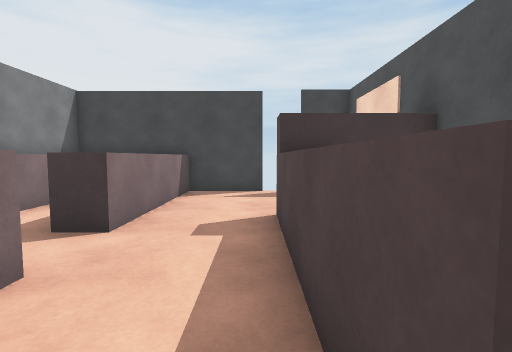
[1] (above)

13 first-person views from a walk through a 3-D level made in the Unity game engine. The camera is 1.3 m above the floor, tilts 4° down and sees 85° across. The floor is counted in squares, 1 m on a side. Each view is taken from the middle of a square. On the plan, view 1 faces up. The plan holds only what a view shows up to about 13 squares ahead; the rest is blank. The player character is not drawn.

[2]
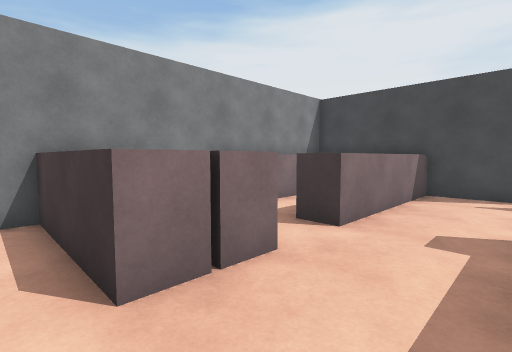

[3]
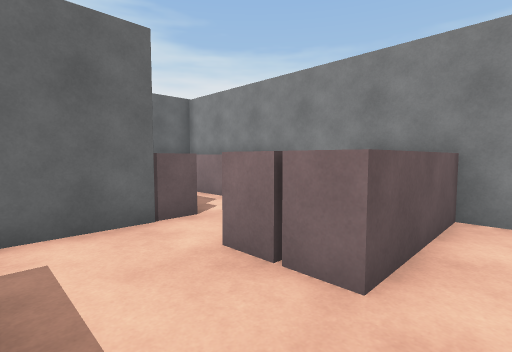

[4]
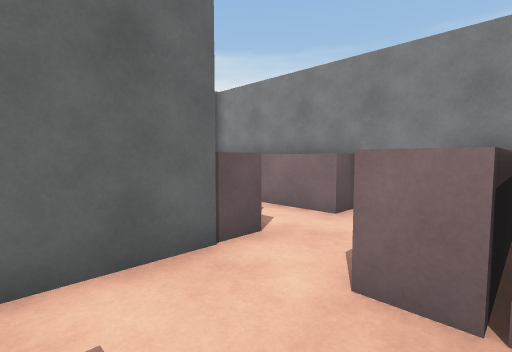

[5]
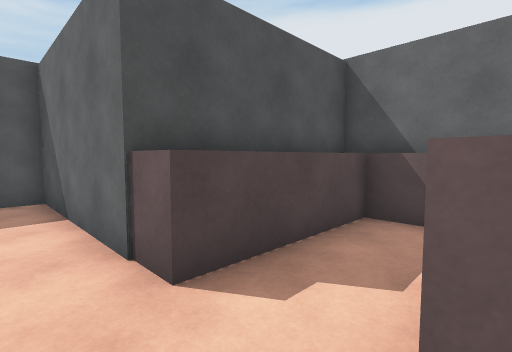

[6]
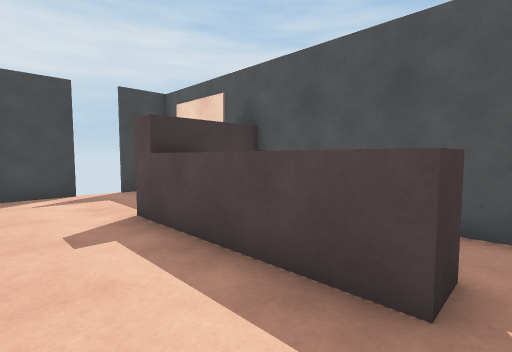

[7]
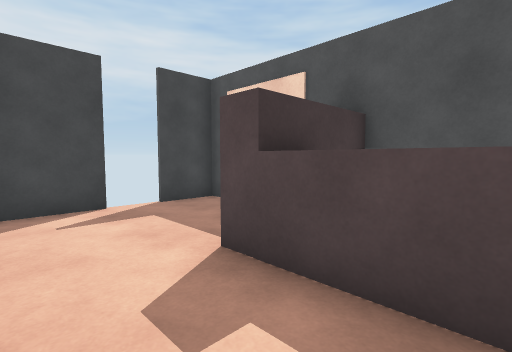

[8]
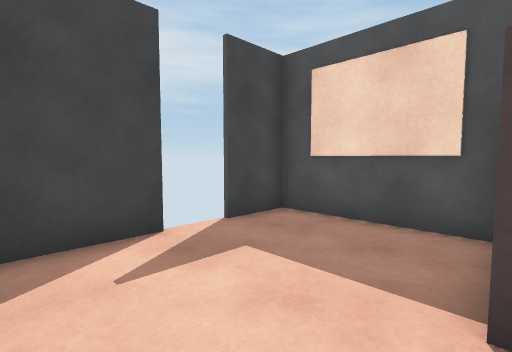

[9]
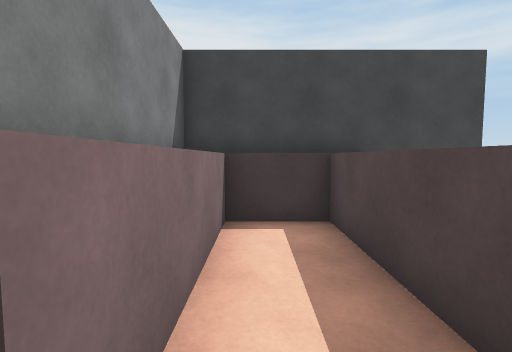

[10]
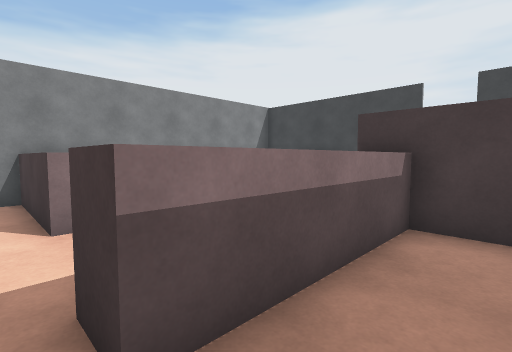

[11]
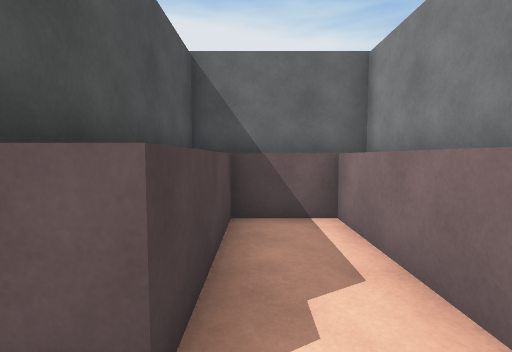

[12]
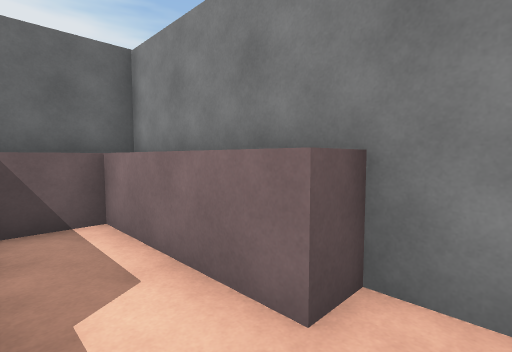

[13]
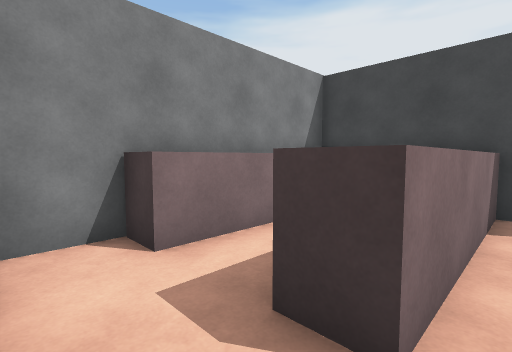

### Floor plan
Key: @ floor where view 1 was taken; # wall or solid block; x gap in a wall; . floor; ^ raised ledge.
Columns run from 7 left of view 1 to 4 right of it. Each row starts with its distance up from view 1.
 11 #######x x##
 10 #^^^^......#
  9 #^..^......#
  8 #^..^......#
  7 #^..^......#
  6 #^..^...####
  5 #^..^...^..#
  4 #.......^..#
  3 #^^^^...^..#
  2 # ^^^...^..#
  1 #^^^^...^..#
  0 #......@...#
 -1 #^..########
 -2 ^^..^#
 -3 ^^..^#
 -4 ^^..^#
 -5 ^^..^#
 -6 #^^^^#
 -7 #^^^^#

Positions as (right, up) in squares from view 1, and headings:
1: (0, 0), facing up
2: (0, 0), facing up-left
3: (0, 4), facing down-left
4: (0, 2), facing down-left
5: (-6, 0), facing down-right
6: (-2, 0), facing up-right
7: (-2, 3), facing up-right
8: (-2, 6), facing up-right
9: (-5, 4), facing up
10: (3, 0), facing up-left
11: (-4, 0), facing down
12: (-4, 0), facing down-left
13: (-2, 3), facing up-left
